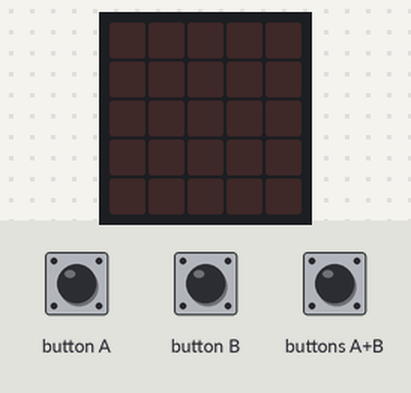
Recording of a program running on a simulated Calliope mini (MakeCode). Shown: the board's 5×5 LED display. The test bench sets the inputs (shaded band). Random numbers come from a fixed seed; the short countdown, score and lost-life animations are approximate.

Above: at 1.2 s.
1.3 s: buttons A+B pressed for 0.15 s
At 1.8 s:
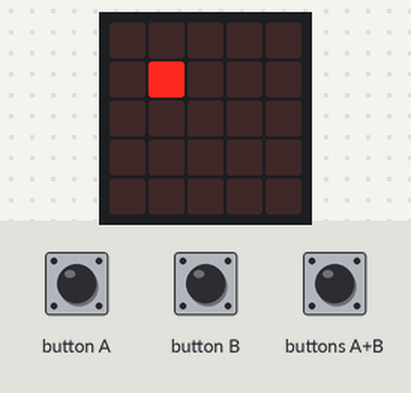
4.4 s: button A pressed for 0.15 s
At 5.3 s:
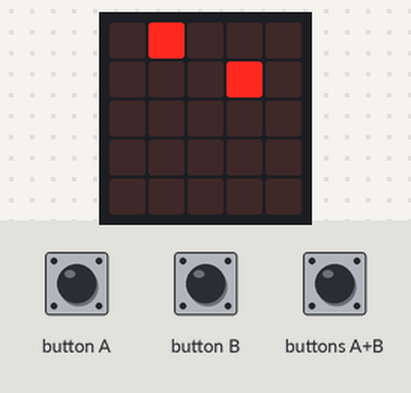
7.5 s: button B pressed for 0.15 s
At 8.22 s:
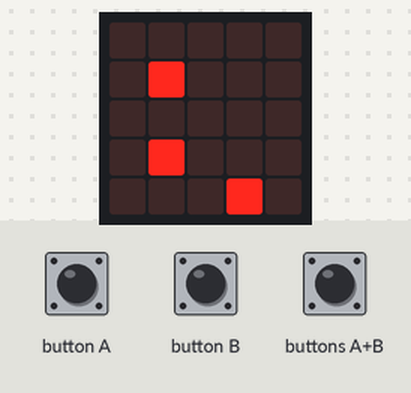
10.5 s: button A pressed for 0.15 s
At 11.22 s:
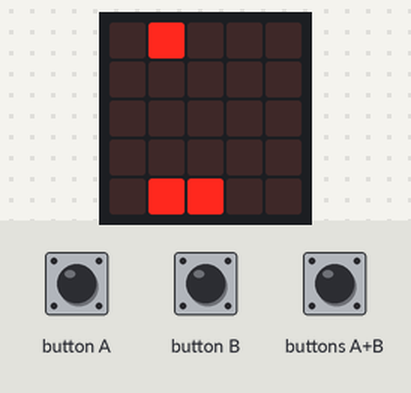
13.5 s: button B pressed for 0.15 s
At 14.21 s:
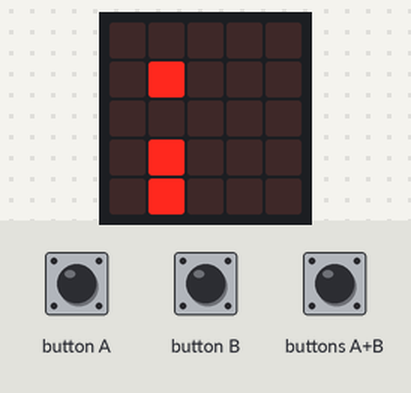
16.5 s: button A pressed for 0.15 s
At 17.21 s:
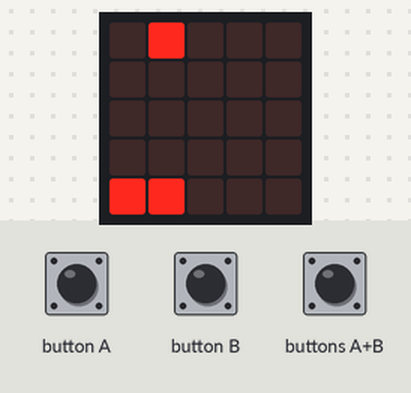
Timing chart, 0 to 19.5 s (numbered marks = the images above; inputs shaded):
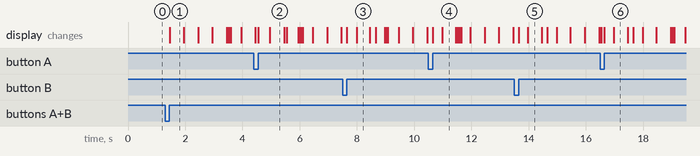

Measured:
- after the input at 1.3 s, the display: changes after 0.15 s (image 1)
- what the display in image 1 shows lasts 0.5 s, from 1.5 s to 2.0 s

The program:

main.ts
```typescript
input.onButtonEvent(Button.A, input.buttonEventClick(), function () {
    Dino_oben.change(LedSpriteProperty.Y, -1)
    basic.pause(1000)
    Dino_oben.change(LedSpriteProperty.Y, 1)
})
input.onButtonEvent(Button.AB, input.buttonEventClick(), function () {
    Dino_oben = game.createSprite(1, 1)
    basic.pause(500)
    for (let index = 0; index < randint(1, 10); index++) {
        Kaktus_oben = game.createSprite(4, 1)
        basic.pause(500)
        Kaktus_oben.change(LedSpriteProperty.X, -1)
        basic.pause(500)
        Kaktus_oben.change(LedSpriteProperty.X, -1)
        basic.pause(500)
        if (Dino_oben.isTouching(Kaktus_oben)) {
            game.removeLife(1)
        }
        Kaktus_oben.change(LedSpriteProperty.X, -1)
        if (Dino_oben.isTouching(Kaktus_oben)) {
            game.removeLife(1)
        }
        basic.pause(500)
        Kaktus_oben.change(LedSpriteProperty.X, -1)
        basic.pause(500)
        Kaktus_oben.change(LedSpriteProperty.X, -1)
        Kaktus_oben.delete()
    }
    game.setLife(10)
    Dino = game.createSprite(1, 4)
    basic.pause(500)
    for (let index = 0; index < randint(1, 10); index++) {
        Kaktus = game.createSprite(4, 4)
        basic.pause(500)
        Kaktus.change(LedSpriteProperty.X, -1)
        basic.pause(500)
        Kaktus.change(LedSpriteProperty.X, -1)
        basic.pause(500)
        if (Dino.isTouching(Kaktus)) {
            game.removeLife(1)
        }
        Kaktus.change(LedSpriteProperty.X, -1)
        if (Dino.isTouching(Kaktus)) {
            game.removeLife(1)
        }
        basic.pause(500)
        Kaktus.change(LedSpriteProperty.X, -1)
        basic.pause(500)
        Kaktus.change(LedSpriteProperty.X, -1)
        Kaktus.delete()
    }
})
input.onButtonEvent(Button.B, input.buttonEventClick(), function () {
    Dino.change(LedSpriteProperty.Y, -1)
    basic.pause(1000)
    Dino.change(LedSpriteProperty.Y, 1)
})
let Kaktus: game.LedSprite = null
let Dino: game.LedSprite = null
let Kaktus_oben: game.LedSprite = null
let Dino_oben: game.LedSprite = null
game.setLife(10)
```

test.ts
```typescript
// Hier kann man Tests durchführen; diese Datei wird nicht kompiliert, wenn dieses Paket als Erweiterung verwendet wird.
```
